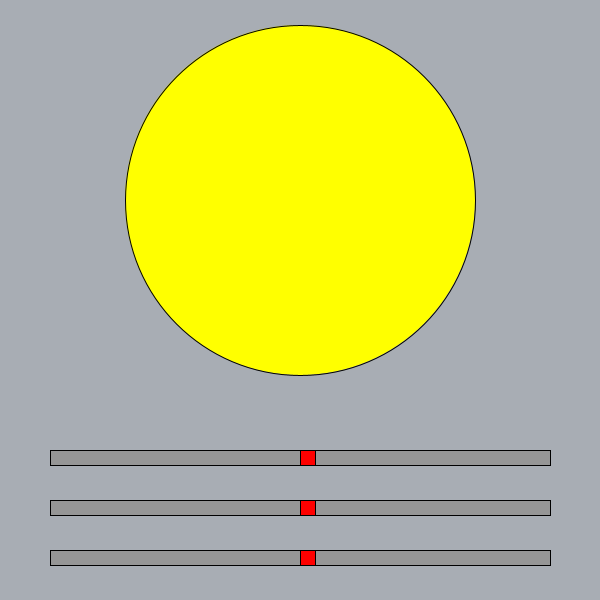
Frame 1 (no input)
Frame 60 (the mouse pressed at the canvas centre just before this capture): identical to frame 1, image omitted
Frame 120 (the mouse held since frame 60 and released just before this capture): identical to frame 1, image omitted

The Processing sketch that drew this single still picture (run headless with seeded random() and noise(); from frame 60 on, the mouse is pressed at the canvas centre):

// Processing sketch: ejercicio3_smiley
// ── ejercicio3_smiley.pde
ArrayList<Scrollbar> scrollbars;
Scrollbar cejas, colorCara, boca;

void setup() {
	size(600, 600);

	cejas = new Scrollbar(50, 550, 500, 0, 30);
	colorCara = new Scrollbar(50, 500, 500, 0, 10);
	boca = new Scrollbar(50, 450, 500, 0, 10);

	scrollbars = new ArrayList<Scrollbar>();
	scrollbars.add(cejas);
	scrollbars.add(colorCara);
	scrollbars.add(boca);
}

void draw() {
	background(168, 173, 180);


	for (Scrollbar s : scrollbars) {
		s.update();
		s.show();
	}

	color col = color(0);
	int valorColor = round(map(colorCara.getValue(), 0, 10, 0, 2));
	switch (valorColor) {
		case 0:
			col = color(255, 0, 0); // rojo
			break;
		case 1:
			col = color(255, 255, 0); // amarillo
			break;
		case 2:
			col = color(0, 0, 255); // azul
			break;
	}

	fill(col);
	ellipse(300, 200, 350, 350);
}

// ── Scrollbar.pde
public class Scrollbar {
	private static final int ANCHURA = 15;

	private float min, max;
	private float longitud;

	private PVector pos;
	private PVector value_pos;
	private boolean seleccionado;

	public Scrollbar(float pos_x, float pos_y, float longitud, float min, float max) {
		this.pos = new PVector(pos_x, pos_y);
		this.longitud = longitud;
		this.min = min;
		this.max = max;

		float value = (max - min) / 2;
		float value_x = map(value, min, max, pos.x, pos.x + longitud);
		this.value_pos = new PVector(value_x, pos_y);
	}

	public void update() {
		float new_value_pos_x = constrain(mouseX, pos.x + ANCHURA / 2, pos.x + longitud - ANCHURA / 2) - ANCHURA / 2;

		// Manteniendo
		if (mousePressed && this.seleccionado) {
			this.value_pos.x = new_value_pos_x;
		} else {
			this.seleccionado = mousePressed && isClickado();
		}

		// Single click
		if (mousePressed && isClickadoScrollbar()) {
			this.value_pos.x = new_value_pos_x;
		}
	}
	public void show() {
		fill(150);
		rect(pos.x, pos.y, longitud, ANCHURA);

		if (this.seleccionado) {
			fill(0, 255, 0);
		} else {
			fill(255, 0, 0);
		}
		rect(value_pos.x, value_pos.y, ANCHURA, ANCHURA);
	}

	boolean isClickado() {
		return (mouseX > value_pos.x && mouseX < value_pos.x + ANCHURA &&
				mouseY > value_pos.y && mouseY < value_pos.y + ANCHURA);
	}

	boolean isClickadoScrollbar() {
		return (mouseY > value_pos.y && mouseY < value_pos.y + ANCHURA);
	}

	public float getValue() {
		float valor = map(value_pos.x, pos.x, pos.x + longitud, min, max);
		return valor;
	}

}
